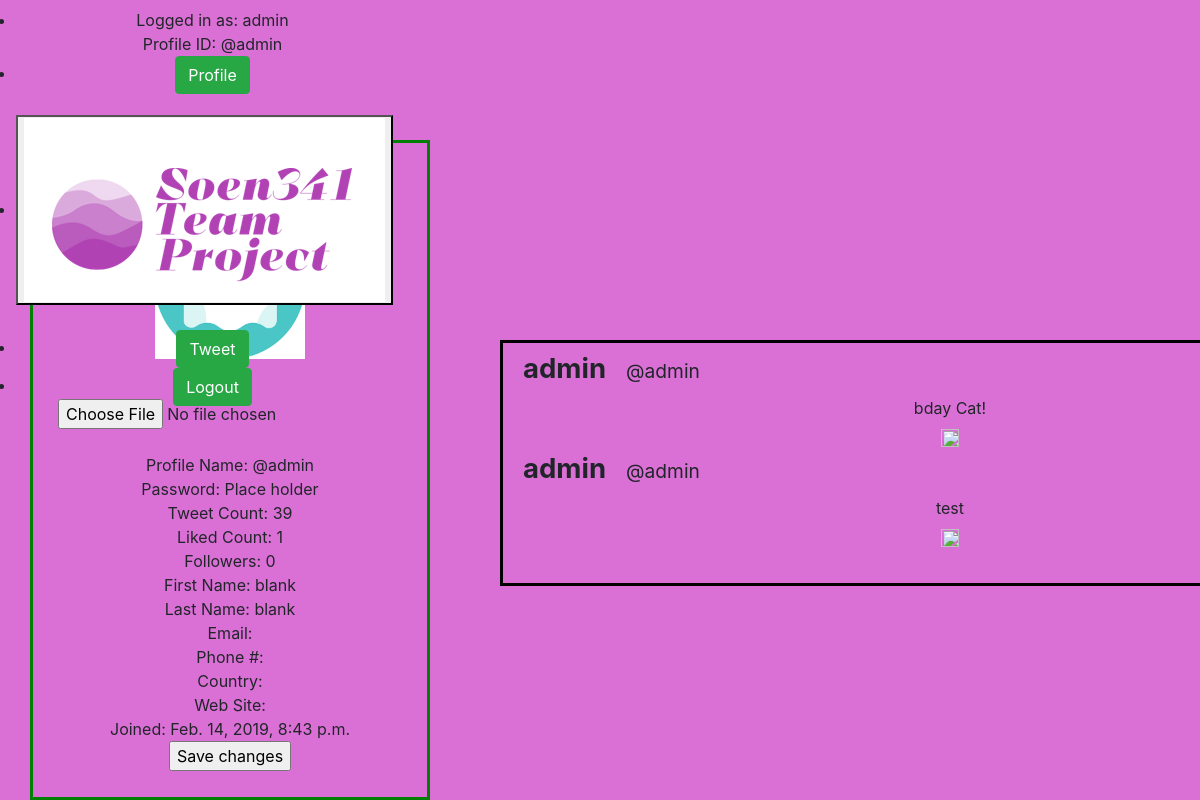
Page /accounts/userprofile.html (signed in) on the earlier database version.
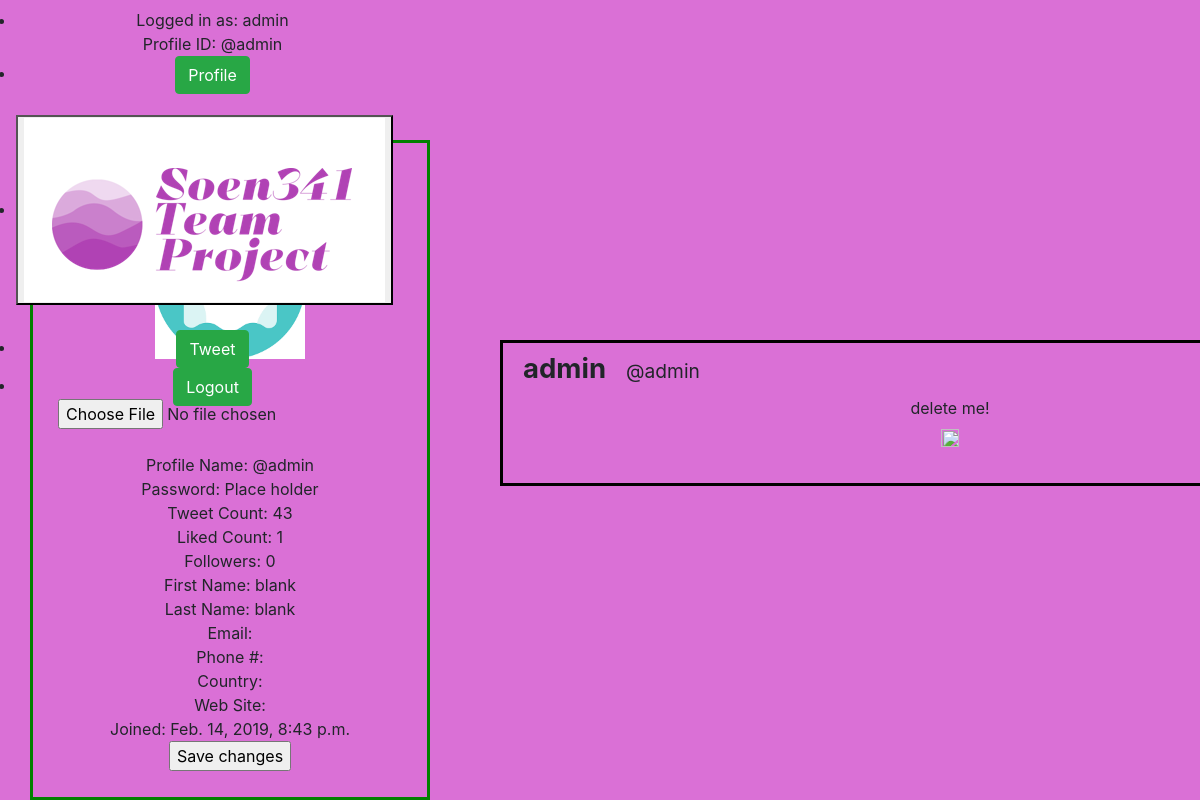
Same page on the later database version.
### accounts/models.py (models this page shows)
class user_profile(models.Model):
    user_name = models.CharField(max_length=255)
    user_profile_name = models.CharField(max_length=255)
    user_password = models.CharField(max_length=255, default='**********')
    user_first_name = models.CharField(max_length=255)
    user_last_name = models.CharField(max_length=255)
    user_email = models.CharField(max_length=255)
    user_phone = models.CharField(max_length=255)
    user_country = models.CharField(max_length=255)
    user_city = models.CharField(max_length=255)
    user_website = models.CharField(max_length=500)
    tweet_count = models.IntegerField(default=0)
    follower_count = models.IntegerField(default=0)
    liked_tweet_count = models.IntegerField(default=0)
    created_on = models.DateTimeField(default=timezone.now)
    user_profile_picture: ImageFieldFile = models.ImageField(upload_to='profile_image', blank=True, default="profile_image/default_user.png")
    about_user = models.TextField(max_length=255)

### home/models.py (models this page shows)
class Twitter_Tweet(models.Model):
    tweet_id = models.CharField(max_length=255,  blank=True)
    content = models.TextField(max_length=280, default=None)
    author_id = models.CharField(max_length=255,  blank=True)
    reply_id = models.CharField(max_length=255,  blank=True)
    replies = models.BigIntegerField(default=0)
    favourites = models.IntegerField(default=0)
    published = models.DateTimeField(default=timezone.now)
    media_attachment = models.ImageField(upload_to='site_media', default='default.png', blank=True)

### accounts/views.py (the view, shortened to what this page needs)
def user_profile_view(request):
    if request.method == 'POST':
        updated_form = forms.EditUserProfile(request.POST,
                                             request.FILES)  # get the data from the fields on the page
        if updated_form.is_valid():  # check if the form is valid i.e right kind of data
            update_image_file = updated_form.save(commit=False)
            updatedb = user_profile.objects.get(user_name=request.user)
            updatedb.user_profile_picture = update_image_file.user_profile_picture
            updatedb.user_first_name = update_image_file.user_first_name
            updatedb.user_last_name = update_image_file.user_last_name
            updatedb.user_website = update_image_file.user_website
            updatedb.user_city = update_image_file.user_city
            updatedb.user_country = update_image_file.user_country
            updatedb.user_phone = update_image_file.user_phone
            updatedb.user_email = update_image_file.user_email
            updatedb.save()
            return redirect('accounts:user_profile_view')
    else:
        userprofile = user_profile.objects.get(user_name=request.user)
        postform = NewTweetForm()
        edituserprofile = forms.EditUserProfile()
        if userprofile.tweet_count > 0:
            my_tweets = Twitter_Tweet.objects.all().filter(author_id=userprofile.user_profile_name)
            return render(request, 'accounts/userprofile.html',
                          {'userprofile': userprofile, 'postform': postform, 'edituserprofile': edituserprofile,
                           'my_tweets': my_tweets})
        else:
            return render(request, 'accounts/userprofile.html',
                          {'userprofile': userprofile, 'postform': postform, 'edituserprofile': edituserprofile})

### home/forms.py
class NewTweetForm(forms.ModelForm):
    class Meta:
        model = models.Twitter_Tweet
        fields = ['content', 'author_id', 'media_attachment', 'tweet_id', 'reply_id', 'replies', 'favourites']
        widgets = {'author_id': forms.HiddenInput(), 'tweet_id': forms.HiddenInput(), 'reply_id': forms.HiddenInput(),
                   'replies': forms.HiddenInput(), 'favourites': forms.HiddenInput(), 'content': forms.Textarea(attrs={'onkeypress': Emoji.names()})}

### accounts/forms.py
class EditUserProfile(forms.ModelForm):
    class Meta:
        model = models.user_profile
        fields = ['user_first_name', 'user_last_name', 'user_email', 'user_phone', 'user_country', 'user_city',
                  'user_website', 'about_user', 'user_profile_picture']

### accounts/templates/accounts/userprofile.html (shortened to what this page needs)
{% extends 'basic_style_layout.html' %}
{% block content %}
    <br>
    <br>
    <br>
    <br>
    <br>
    <br>
    <br>
    <br>
    <br>
    <br>
    <div class="profilelocation">
        <center><h1>{{ userprofile.user_name }}</h1>
            <p><img src="{{ userprofile.user_profile_picture.url }}" width="150" height="150"></p>
            <form class="profilelocation_site-form" method="post" action="/accounts/userprofile/"
                  enctype="multipart/form-data">
                <br>{{ edituserprofile.user_profile_picture }}</br>
                <br>Profile Name: {{ userprofile.user_profile_name }}
                <br>Password: Place holder
                <br>Tweet Count: {{ userprofile.tweet_count }}
                <br>Liked Count: {{ userprofile.liked_tweet_count }}
                <br>Followers: {{ userprofile.follower_count }}
                <br>First Name: {{ userprofile.user_first_name }}
                <br>Last Name: {{ userprofile.user_last_name }}
                <br>Email: {{ userprofile.user_email }}
                <br>Phone #: {{ userprofile.user_phone }}
                <br>Country: {{ userprofile.user_country }}
                <br>Web Site: {{ userprofile.user_website  }}
                <br>Joined: {{ userprofile.created_on }}
                <br><input type="submit" , value="Save changes"></br>
            </form>
        </center>
    </div>
    <div class="tweetinfo">
        {% for latest_tweet in my_tweets %}
            <p style="white-space:nowrap;">
                <span style="font-size: 172%;font-weight:bold; ">{{ userprofile.user_name }} </span>&nbsp;&nbsp;
                <span style="font-size: larger; ">{{ userprofile.user_profile_name }}</span>
            </p>
            <br>
            <center>
                <p>{{ latest_tweet.content }}</p>
                     <form class="site-form" action="/accounts/userprofile.html?delete={{ latest_tweet.tweet_id }}"
                          method="post">
                        <input type="image" alt="submit" src="/static/delete.png" width="18" height="18">
                    </form>
            </center>
        {% endfor %}
    </div>
{% endblock %}

### templates/basic_style_layout.html (shortened to what this page needs)
{% load static from staticfiles %}
<html>
<head>
    <link rel="stylesheet" href="https://stackpath.bootstrapcdn.com/bootstrap/4.3.1/css/bootstrap.min.css"
>
    {% load static i18n %}
    <link rel="stylesheet" type="text/css" href="{% static 'style.css' %}">
</head>
{% if user.is_authenticated %}
    <nav class="navbar navbar-default sticky-top">
        <div class="navbar-nav mt-auto d-flex">
            <ul class="mx-auto text-center pl-0 ml-0">
                <li>
                    Logged in as: {{ user.get_username }}<br>
                    Profile ID: {{ userprofile.user_profile_name }}
                </li>
                <li>
                    <form action="/accounts/userprofile.html?view">
                        <button type="submit" class="btn btn-success">Profile</button>
                    </form>
                </li>
                <li>
                    <div class="navbar-brand">
                        <form action="/home/">
                            <button type="submit" class="logo-button">
                                <img src="/static/soen341logo.png">
                            </button>
                        </form>
                    </div>
                </li>
                <li>
                    <button type="button" class="btn btn-success" data-toggle="modal" data-target="#TweetDialog">
                        Tweet
                    </button>
                </li>
                <li>
                    <form class="logout-link" action="/accounts/logout/" method="post">
                        <button type="submit" class="btn btn-success">Logout</button>
                    </form>
                </li>
            </ul>
        </div>
    </nav>
{% endif %}
<div class="wrapper">
    {% block content %}
    {% endblock %}
</div>
</body>
</html>

Differences in the rows shown:
removed Twitter_Tweet: {{ userprofile.user_name }} "admin", {{ userprofile.user_profile_name }} "@admin", content "bday Cat!"
removed Twitter_Tweet: {{ userprofile.user_name }} "admin", {{ userprofile.user_profile_name }} "@admin", content "test"
changed user_profile "admin": tweet_count "39" → "43"
added Twitter_Tweet: {{ userprofile.user_name }} "admin", {{ userprofile.user_profile_name }} "@admin", content "delete me!"
